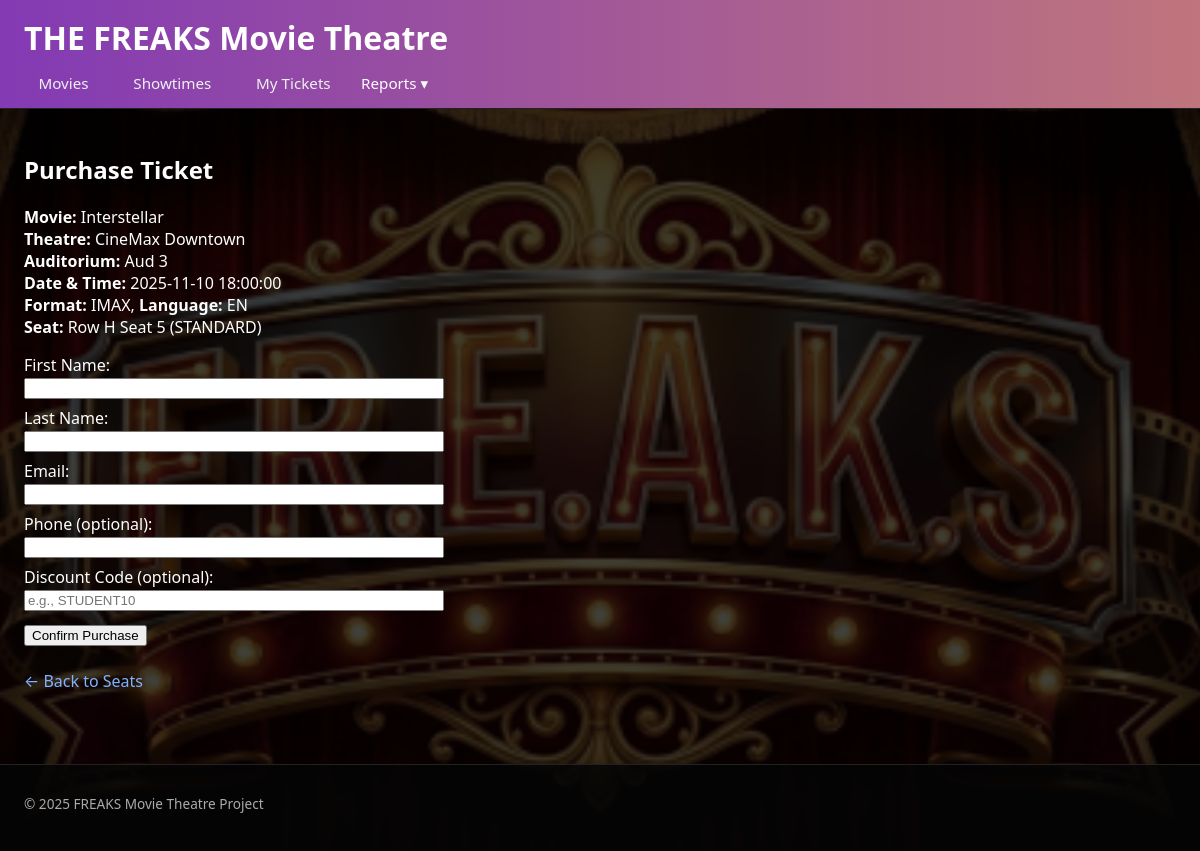
Page /Movie-theater-Webapp/public/purchase.php?showtime_id=3&seat_id=438 on the committed database.
### tables this page shows
CREATE TABLE Showtime (
  showtime_ID INT AUTO_INCREMENT PRIMARY KEY,
  movie_ID INT NOT NULL,
  auditorium_ID INT NOT NULL,
  format VARCHAR(10),
  language VARCHAR(20) NOT NULL,
  showDateTime DATETIME NOT NULL,
  CONSTRAINT fk_showtime_movie
    FOREIGN KEY (movie_ID)
    REFERENCES Movie(movie_ID)
    ON DELETE CASCADE
    ON UPDATE CASCADE,
  CONSTRAINT fk_showtime_auditorium
    FOREIGN KEY (auditorium_ID)
    REFERENCES Auditorium(auditorium_ID)
    ON DELETE CASCADE
    ON UPDATE CASCADE
   
);

CREATE TABLE Movie (
  movie_ID INT AUTO_INCREMENT PRIMARY KEY,
  title VARCHAR(200) NOT NULL,
  runtime INT NOT NULL CHECK (runtime > 0),  
  releaseDate DATE NOT NULL,
  mpaaRating VARCHAR(10)
);

CREATE TABLE Theatre (
  theatre_ID INT AUTO_INCREMENT PRIMARY KEY,
  name VARCHAR(100) NOT NULL,
  location VARCHAR(150) NOT NULL
);

CREATE TABLE Auditorium (
  auditorium_ID INT AUTO_INCREMENT PRIMARY KEY,
  name VARCHAR(50) NOT NULL,
  totalSeats INT NOT NULL CHECK (totalSeats > 0),
  theatre_ID INT NOT NULL,
  CONSTRAINT fk_auditorium_theatre
    FOREIGN KEY (theatre_ID)
    REFERENCES Theatre(theatre_ID)
    ON DELETE CASCADE
    ON UPDATE CASCADE
);

CREATE TABLE Seat (
  seat_ID INT AUTO_INCREMENT PRIMARY KEY,
  auditorium_ID INT NOT NULL,
  row_label VARCHAR(5) NOT NULL,
  seatNumber INT NOT NULL,
  seatType VARCHAR(20) DEFAULT 'STANDARD',
  CONSTRAINT fk_seat_auditorium
    FOREIGN KEY (auditorium_ID)
    REFERENCES Auditorium(auditorium_ID)
    ON DELETE CASCADE
    ON UPDATE CASCADE,
  CONSTRAINT uq_seat_position
    UNIQUE (auditorium_ID, row_label, seatNumber)
);

### Movie-theater-Webapp/includes/functions.php (called while the page is built, shortened)
<?php
function get_int_from_get(string $key): ?int
{
    return (int) $_GET[$key];
}

### Movie-theater-Webapp/public/purchase.php (the view, shortened to what this page needs)
<?php
require_once __DIR__ . '/../includes/functions.php';
require_once __DIR__ . '/../includes/header.php';
$pdo = getPDO();
$showtimeId = get_int_from_get('showtime_id');
$seatId     = get_int_from_get('seat_id');
$success  = null;
$sqlInfo = "
    SELECT
        s.showtime_ID,
        s.showDateTime,
        s.format,
        s.language,
        m.title              AS movie_title,
        a.auditorium_ID,
        a.name               AS auditorium_name,
        t.name               AS theatre_name,
        seat.row_label,
        seat.seatNumber,
        seat.seatType
    FROM Showtime s
    JOIN Movie      m   ON s.movie_ID      = m.movie_ID
    JOIN Auditorium a   ON s.auditorium_ID = a.auditorium_ID
    JOIN Theatre    t   ON a.theatre_ID    = t.theatre_ID
    JOIN Seat       seat
         ON seat.seat_ID        = :seat_id
        AND seat.auditorium_ID  = a.auditorium_ID
    WHERE s.showtime_ID = :showtime_id
";
$stmt = $pdo->prepare($sqlInfo);
$stmt->execute([
    ':showtime_id' => $showtimeId,
    ':seat_id'     => $seatId,
]);
$info = $stmt->fetch();
?>
<h2>Purchase Ticket</h2>
<p>
    <strong>Movie:</strong> <?= htmlspecialchars($info['movie_title']) ?><br>
    <strong>Theatre:</strong> <?= htmlspecialchars($info['theatre_name']) ?><br>
    <strong>Auditorium:</strong> <?= htmlspecialchars($info['auditorium_name']) ?><br>
    <strong>Date &amp; Time:</strong> <?= htmlspecialchars($info['showDateTime']) ?><br>
    <strong>Format:</strong> <?= htmlspecialchars($info['format']) ?>,
    <strong>Language:</strong> <?= htmlspecialchars($info['language']) ?><br>
    <strong>Seat:</strong> Row <?= htmlspecialchars($info['row_label']) ?>
    Seat <?= htmlspecialchars($info['seatNumber']) ?>
    (<?= htmlspecialchars($info['seatType']) ?>)
</p>
<?php if ($success): ?>
    <div style="padding: 0.75rem; background: #145a32; color: #fff; margin-bottom: 1rem; border-radius: 4px;">
        <?= $success ?>
    </div>
    <p>
        You can view your tickets later on the <a href="tickets.php">My Tickets</a> page using your email.
    </p>
<?php else: ?>
    <form method="post" action="" style="max-width: 420px;">
        <div style="margin-bottom: 0.5rem;">
            <label>
                First Name:<br>
                <input type="text" name="first_name" required style="width: 100%;">
            </label>
        </div>
        <div style="margin-bottom: 0.5rem;">
            <label>
                Last Name:<br>
                <input type="text" name="last_name" required style="width: 100%;">
            </label>
        </div>
        <div style="margin-bottom: 0.5rem;">
            <label>
                Email:<br>
                <input type="email" name="email" required style="width: 100%;">
            </label>
        </div>
        <div style="margin-bottom: 0.5rem;">
            <label>
                Phone (optional):<br>
                <input type="text" name="phone" style="width: 100%;">
            </label>
        </div>
        <div style="margin-bottom: 0.75rem;">
            <label>
                Discount Code (optional):<br>
                <input type="text" name="discount_code" style="width: 100%;" placeholder="e.g., STUDENT10">
            </label>
        </div>
        <button type="submit">Confirm Purchase</button>
    </form>
<?php endif; ?>
<p style="margin-top: 1.5rem;">
    <a href="seats.php?showtime_id=<?= urlencode($showtimeId) ?>">&larr; Back to Seats</a>
</p>
<?php
require_once __DIR__ . '/../includes/footer.php';

### Movie-theater-Webapp/public/assets/css/style.css (style rules this page uses)
* { box-sizing: border-box; }
body { margin: 0; font-family: system-ui, -apple-system, BlinkMacSystemFont, "Segoe UI", sans-serif; color: #fefefe; background-image: url("../img/freak_background.png"); background-size: cover; background-position: center; background-repeat: no-repeat; background-attachment: fixed; }
body::before { content: ""; position: fixed; inset: 0; background: rgba(0, 0, 0, 0.75); z-index: -1; }
a { color: #82b2ff; text-decoration: none; }

### rows in the picture
showtime: movie_ID.title "Interstellar", theatre.name "CineMax Downtown", auditorium_ID.name "Aud 3", showDateTime "2025-11-10 18:00:00", format "IMAX", language "EN", seat.row_label "H", seat.seatNumber "5", seat.seatType "STANDARD"
